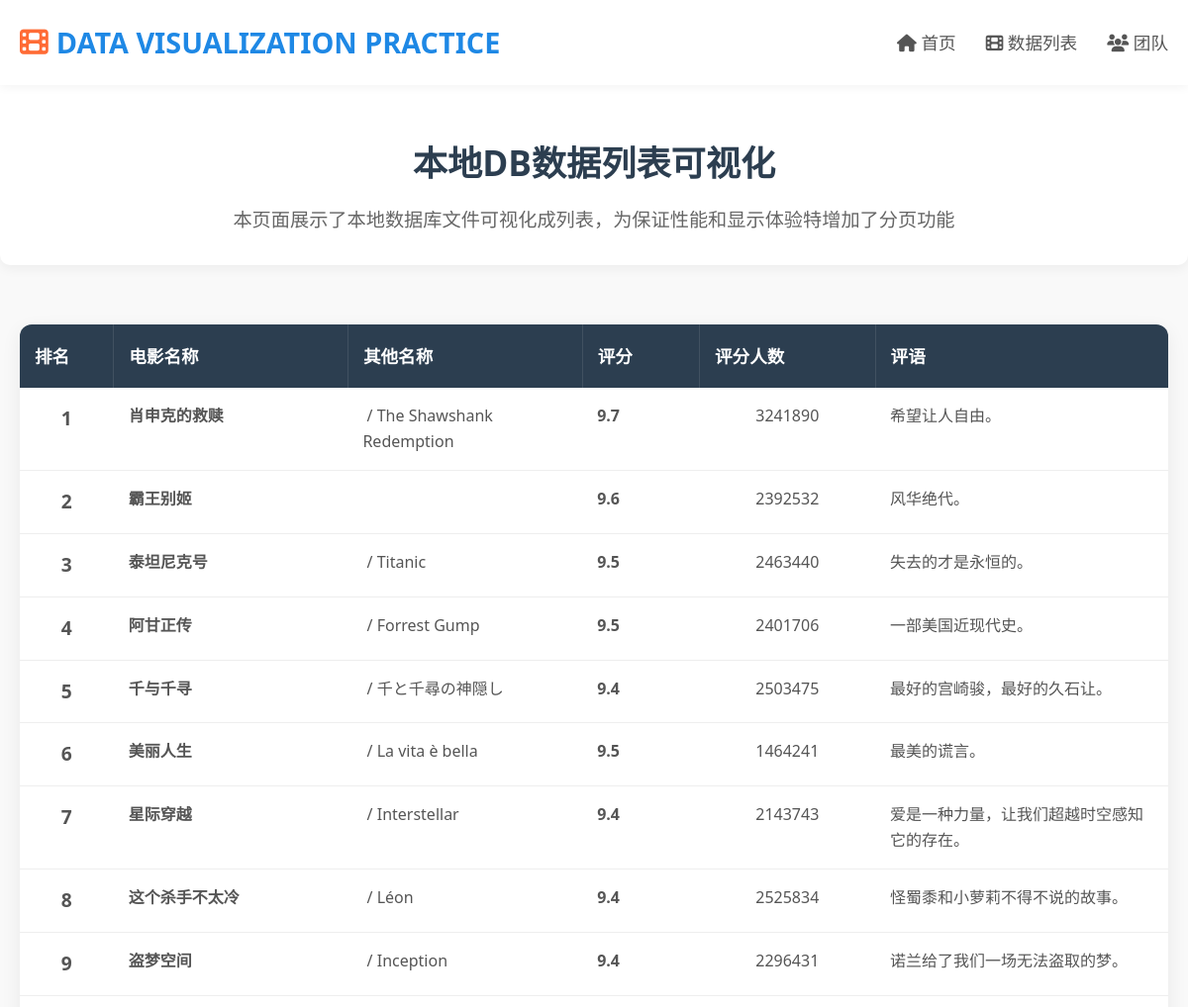
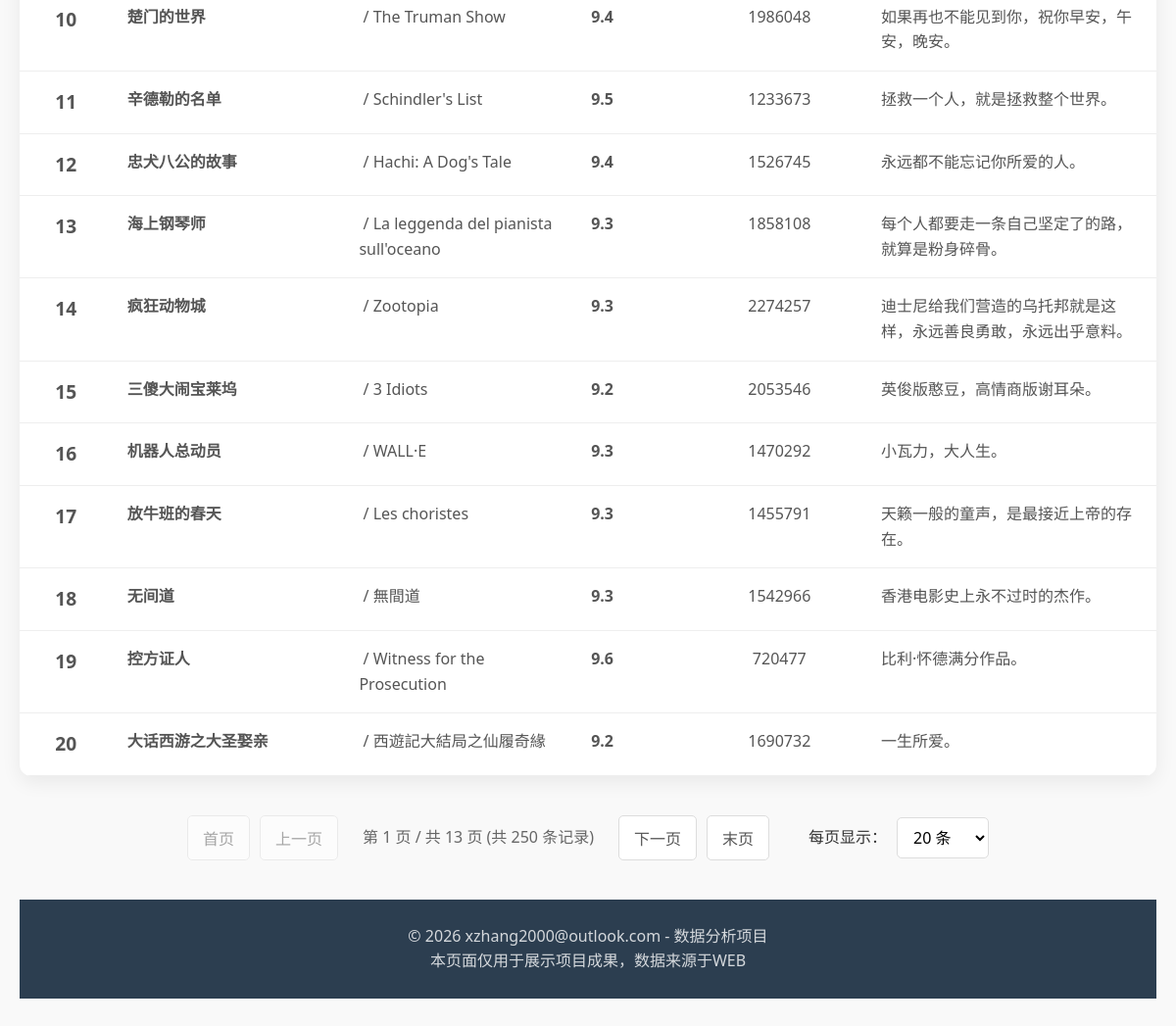
Screenshot of /table with the database file from the repository (2 pictures, top to bottom).
### tables this page shows
CREATE TABLE top250 (Movie Link TEXT,Poster Link TEXT,Chinese Name TEXT,Alternative Name TEXT,Rating REAL,Viewer Count INTEGER,Quote TEXT);

### app.py (the view)
@app.route("/table")
def table():
    page = request.args.get("page", 1, type=int)
    per_page = request.args.get("per_page", 20, type=int)
    offset = (page - 1) * per_page
    datalist = []
    con = sqlite3.connect("movie.db")
    cur = con.cursor()
    cur.execute("SELECT COUNT(*) FROM top250")
    total_count = cur.fetchone()[0]
    sql = "SELECT * FROM top250 LIMIT ? OFFSET ?"
    data = cur.execute(sql, (per_page, offset))
    for item in data:
        datalist.append(item)
    cur.close()
    con.close()
    total_pages = (total_count + per_page - 1) // per_page
    return render_template(
        "table.html",
        movies=datalist,
        current_page=page,
        total_pages=total_pages,
        total_count=total_count,
        per_page=per_page,
    )
    return render_template("wordcloud.html")

### templates/table.html (shortened to what this page needs)
<!DOCTYPE html>
<html lang="zh-CN">
<head>
    <link rel="stylesheet" href="https://cdnjs.cloudflare.com/ajax/libs/font-awesome/6.4.0/css/all.min.css">
</head>
<body>
    <header>
        <div class="container">
            <nav class="navbar">
                <div class="logo">
                    <i class="fas fa-film"></i> DATA VISUALIZATION PRACTICE
                </div>
                <ul class="nav-links">
                    <li><a href="/home"><i class="fas fa-home"></i> 首页</a></li>
                    <li><a href="/table"><i class="fas fa-film"></i> 数据列表</a></li>
                    <li><a href="/team"><i class="fas fa-users"></i> 团队</a></li>
                </ul>
            </nav>
        </div>
    </header>
    <section class="page-header">
        <div class="container">
            <h1 class="page-title">本地DB数据列表可视化</h1>
            <p class="page-subtitle">本页面展示了本地数据库文件可视化成列表，为保证性能和显示体验特增加了分页功能</p>
        </div>
    </section>
    <section class="movies-section">
        <div class="container">
            <div class="table-container">
                <table class="movies-table">
                    <thead>
                        <tr>
                            <th width="8%">排名</th>
                            <th width="20%">电影名称</th>
                            <th width="20%">其他名称</th>
                            <th width="10%">评分</th>
                            <th width="15%">评分人数</th>
                            <th width="25%">评语</th>
                        </tr>
                    </thead>
                    <tbody id="movies-table-body">
                        {% for movie in movies %}
                        <tr>
                            <td class="rank-cell">{{ loop.index + (current_page - 1) * per_page }}</td>
                            <td class="title-cell">{{ movie[2] }}</td>
                            <td>{{ movie[3] }}</td>
                            <td class="rating-cell">{{ movie[4] }}</td>
                            <td class="year-cell">{{ movie[5] }}</td>
                            <td>{{ movie[6] }}</td>
                        </tr>
                        {% endfor %}
                    </tbody>
                </table>
            </div>
            <div class="pagination">
                <button id="first-page" {% if current_page==1 %}disabled{% endif %}>首页</button>
                <button id="prev-page" {% if current_page==1 %}disabled{% endif %}>上一页</button>
                <span class="page-info" id="page-info">第 {{ current_page }} 页 / 共 {{ total_pages }} 页 (共 {{ total_count
                    }} 条记录)</span>
                <button id="next-page" {% if current_page==total_pages %}disabled{% endif %}>下一页</button>
                <button id="last-page" {% if current_page==total_pages %}disabled{% endif %}>末页</button>
                <div class="page-size">
                    <span>每页显示：</span>
                    <select id="page-size">
                        <option value="20" {% if per_page==20 %}selected{% endif %}>20 条</option>
                    </select>
                </div>
            </div>
            <footer>
                <div class="container">
                    <p>© 2026 xzhang2000@outlook.com - 数据分析项目</p>
                    <p>本页面仅用于展示项目成果，数据来源于WEB</p>
                </div>
            </footer>
</body>
</html>

### templates/table.html (style rules this page uses)
* { margin: 0; padding: 0; box-sizing: border-box; font-family: 'Segoe UI', 'Microsoft YaHei', sans-serif; }
body { background-color: #f9f9f9; color: #333; line-height: 1.6; }
.container { max-width: 1400px; margin: 0 auto; padding: 0 20px; }
header { background-color: white; box-shadow: 0 2px 10px rgba(0, 0, 0, 0.05); position: sticky; top: 0; z-index: 1000; }
.navbar { display: flex; justify-content: space-between; align-items: center; padding: 20px 0; }
.logo { font-size: 1.8rem; font-weight: 700; color: #1e88e5; display: flex; align-items: center; }
.logo i { margin-right: 8px; color: #ff6b35; }
.nav-links { display: flex; list-style: none; }
.nav-links li { margin-left: 30px; }
.nav-links a { text-decoration: none; color: #555; font-weight: 500; font-size: 1.1rem; transition: color 0.3s; padding: 5px 0; position: relative; }
.nav-links a::after { content: ''; position: absolute; width: 0; height: 2px; background-color: #1e88e5; bottom: 0; left: 0; transition: width 0.3s; }
.page-header { padding: 50px 0 30px; background-color: white; margin-bottom: 30px; border-radius: 0 0 10px 10px; box-shadow: 0 4px 12px rgba(0, 0, 0, 0.05); }
.page-title { text-align: center; font-size: 2.2rem; color: #2c3e50; margin-bottom: 15px; font-weight: 700; }
.page-subtitle { text-align: center; font-size: 1.2rem; color: #666; max-width: 800px; margin: 0 auto; }
.movies-section { padding: 30px 0 80px; }
.table-container { background-color: white; border-radius: 12px; overflow: hidden; box-shadow: 0 6px 20px rgba(0, 0, 0, 0.07); margin-bottom: 40px; overflow-x: auto; }
.movies-table { width: 100%; border-collapse: collapse; min-width: 1000px; }
.movies-table thead { background-color: #2c3e50; color: white; }
.movies-table th { padding: 18px 15px; text-align: left; font-weight: 600; font-size: 1.1rem; border-right: 1px solid rgba(255, 255, 255, 0.1); }
.movies-table th:last-child { border-right: none; }
.movies-table tbody tr { border-bottom: 1px solid #eee; transition: background-color 0.2s; }
.movies-table td { padding: 16px 15px; color: #555; vertical-align: top; }
.rank-cell { font-weight: 700; color: #ff6b35; text-align: center; font-size: 1.2rem; }
.title-cell { font-weight: 600; color: #2c3e50; }
.rating-cell { color: #ff9800; font-weight: 600; }
.year-cell { text-align: center; }
.pagination { display: flex; justify-content: center; align-items: center; margin-top: 30px; gap: 10px; }
.pagination button { background-color: white; border: 1px solid #ddd; border-radius: 5px; padding: 10px 15px; cursor: pointer; transition: all 0.3s; font-size: 1rem; color: #555; }
.pagination button:disabled { opacity: 0.5; cursor: not-allowed; }
.page-info { margin: 0 15px; font-size: 1rem; color: #666; }
.page-size { margin-left: 30px; display: flex; align-items: center; gap: 10px; }
.page-size select { padding: 8px 12px; border-radius: 5px; border: 1px solid #ddd; background-color: white; font-size: 1rem; }
footer { background-color: #2c3e50; color: white; text-align: center; padding: 25px 0; margin-top: 40px; }
footer p { opacity: 0.8; font-size: 1rem; }

### rows the page displays
top250: Chinese "肖申克的救赎", Alternative "/ The Shawshank Redemption", Rating "9.7", Viewer "3241890", Quote "希望让人自由。"
top250: Chinese "霸王别姬", Rating "9.6", Viewer "2392532", Quote "风华绝代。"
top250: Chinese "泰坦尼克号", Alternative "/ Titanic", Rating "9.5", Viewer "2463440", Quote "失去的才是永恒的。"
top250: Chinese "阿甘正传", Alternative "/ Forrest Gump", Rating "9.5", Viewer "2401706", Quote "一部美国近现代史。"
top250: Chinese "千与千寻", Alternative "/ 千と千尋の神隠し", Rating "9.4", Viewer "2503475", Quote "最好的宫崎骏，最好的久石让。"
top250: Chinese "美丽人生", Alternative "/ La vita è bella", Rating "9.5", Viewer "1464241", Quote "最美的谎言。"
top250: Chinese "星际穿越", Alternative "/ Interstellar", Rating "9.4", Viewer "2143743", Quote "爱是一种力量，让我们超越时空感知它的存在。"
top250: Chinese "这个杀手不太冷", Alternative "/ Léon", Rating "9.4", Viewer "2525834", Quote "怪蜀黍和小萝莉不得不说的故事。"
top250: Chinese "盗梦空间", Alternative "/ Inception", Rating "9.4", Viewer "2296431", Quote "诺兰给了我们一场无法盗取的梦。"
top250: Chinese "楚门的世界", Alternative "/ The Truman Show", Rating "9.4", Viewer "1986048", Quote "如果再也不能见到你，祝你早安，午安，晚安。"
top250: Chinese "辛德勒的名单", Alternative "/ Schindler's List", Rating "9.5", Viewer "1233673", Quote "拯救一个人，就是拯救整个世界。"
top250: Chinese "忠犬八公的故事", Alternative "/ Hachi: A Dog's Tale", Rating "9.4", Viewer "1526745", Quote "永远都不能忘记你所爱的人。"
top250: Chinese "海上钢琴师", Alternative "/ La leggenda del pianista sull'oceano", Rating "9.3", Viewer "1858108", Quote "每个人都要走一条自己坚定了的路，就算是粉身碎骨。"
top250: Chinese "疯狂动物城", Alternative "/ Zootopia", Rating "9.3", Viewer "2274257", Quote "迪士尼给我们营造的乌托邦就是这样，永远善良勇敢，永远出乎意料。"
top250: Chinese "三傻大闹宝莱坞", Alternative "/ 3 Idiots", Rating "9.2", Viewer "2053546", Quote "英俊版憨豆，高情商版谢耳朵。"
top250: Chinese "机器人总动员", Alternative "/ WALL·E", Rating "9.3", Viewer "1470292", Quote "小瓦力，大人生。"
top250: Chinese "放牛班的春天", Alternative "/ Les choristes", Rating "9.3", Viewer "1455791", Quote "天籁一般的童声，是最接近上帝的存在。"
top250: Chinese "无间道", Alternative "/ 無間道", Rating "9.3", Viewer "1542966", Quote "香港电影史上永不过时的杰作。"
top250: Chinese "控方证人", Alternative "/ Witness for the Prosecution", Rating "9.6", Viewer "720477", Quote "比利·怀德满分作品。"
top250: Chinese "大话西游之大圣娶亲", Alternative "/ 西遊記大結局之仙履奇緣", Rating "9.2", Viewer "1690732", Quote "一生所爱。"

### other values shown
{{ current_page }} "1"
{{ total_pages }} "13"
{{ total_count }} "250"
